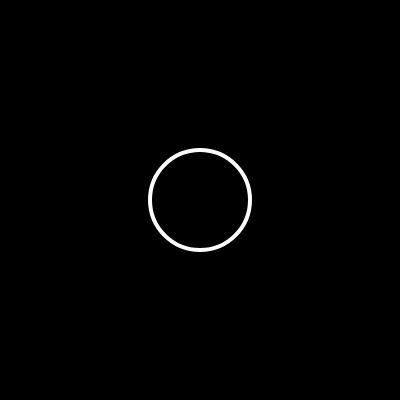
Frame 1 (no input)
Frame 60 (no input): identical to frame 1, image omitted
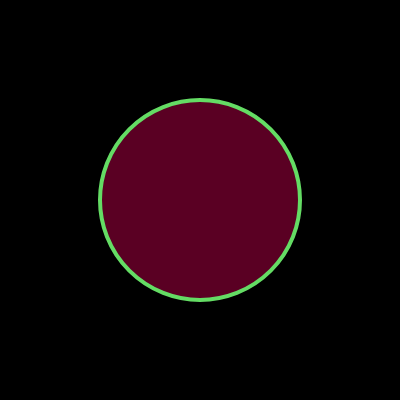
Frame 120 (the mouse pressed at the canvas centre since frame 60)

The p5.js sketch that drew these frames (run headless with seeded random() and noise() and a simulated clock; from frame 60 on, the mouse is pressed at the canvas centre):

// p5.js sketch
// ── sketch.js
var circ = {
  w: 100,
  h: 100
};

function setup() {
  createCanvas(400, 400);
}

function draw() {
  background(0);
  
  stroke(255);
  strokeWeight(4);
  noFill();
  
  
  if(mouseX > 150 && mouseX < 250 && mouseY > 150 && mouseY < 250){
    fill(255,0,100,90);
    stroke(100,220,100)
    circ.w = 200;
    circ.h = 200;
  } else {
    circ.w = 100,
    circ.h = 100
  }
  
  ellipse(200,200,circ.w,circ.h);
}
